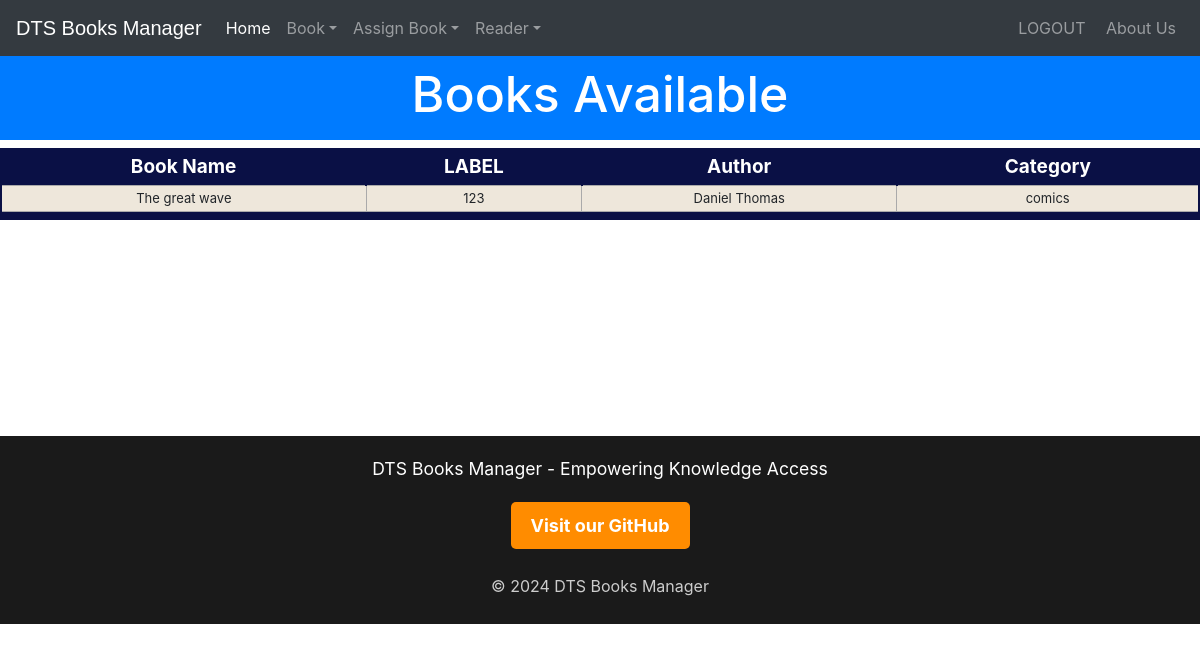
Screenshot of /viewbook (signed in) with the database file from the repository.
### library/models.py (models this page shows, shortened)
class Book(models.Model):
    catchoice = [
        ('fiction', 'Fiction'),
        ('history', 'History'),
        ('science', 'Science'),
        ('arts', 'Arts'),
        ('commerce', 'Commerce'),
    ]
    name = models.CharField(max_length=30)
    isbn = models.PositiveIntegerField()
    author = models.CharField(max_length=40)
    category = models.CharField(max_length=30, choices=catchoice, default='education')

### library/views.py (the view)
# urls.py: path('viewbook', views.viewbook_view),
@login_required(login_url='adminlogin')
@user_passes_test(is_admin)
def viewbook_view(request):
    books = models.Book.objects.all()
    return render(request, 'library/viewbook.html', {'books': books})

### library/views.py (called while the page is built)
def is_admin(user):
    return user.is_superuser or user.is_staff

### templates/library/viewbook.html (shortened to what this page needs)
<!DOCTYPE html>
<html lang="en" dir="ltr">
  <head>
  </head>
  <body>
    {% include "library/navbaradmin.html" %}
    <br>
    <br>
    <h3 class="p-3 mb-2 bg-primary text-white" style = 'font-size: 50px;text-align:center;'>Books Available</h3>
{% if books%}
<table class="redTable">
<thead>
<tr>
<th>Book Name</th>
<th>LABEL</th>
<th>Author</th>
<th>Category</th>
</tr>
</thead>
<tfoot>
<tr>
<td colspan="4" rowspan="4">
</td>
</tr>
</tfoot>
<tbody>
  {% for book in books %}
    <tr>
      <td>{{book.name}}</td>
      <td>{{book.isbn}}</td>
      <td>{{book.author}}</td>
      <td>{{book.category}}</td>
    </tr>
  {% endfor %}
</tbody>
</table>
{%else%}
<h1>No available book, add a book</h1>
{%endif%}
<br><br><br><br><br><br><br><br><br>
    {% include "library/footer.html" %}
  </body>
</html>

### templates/library/viewbook.html (style rules this page uses)
table.redTable { border: 2px solid #0a1045; background-color: #EEE7DB; width: 100%; text-align: center; border-collapse: collapse; }
table.redTable td, table.redTable th { border: 1px solid #AAAAAA; padding: 3px 2px; }
table.redTable tbody td { font-size: 13px; }
table.redTable thead { background: #0a1045; }
table.redTable thead th { font-size: 19px; font-weight: bold; color: #FFFFFF; text-align: center; border-left: 2px solid #0a1045; }
table.redTable thead th:first-child { border-left: none; }
table.redTable tfoot { font-size: 13px; font-weight: bold; color: #FFFFFF; background: #0a1045; }
table.redTable tfoot td { font-size: 13px; }

### rows the page displays
Book: name "The great wave", isbn "123", author "Daniel Thomas", category "comics"
